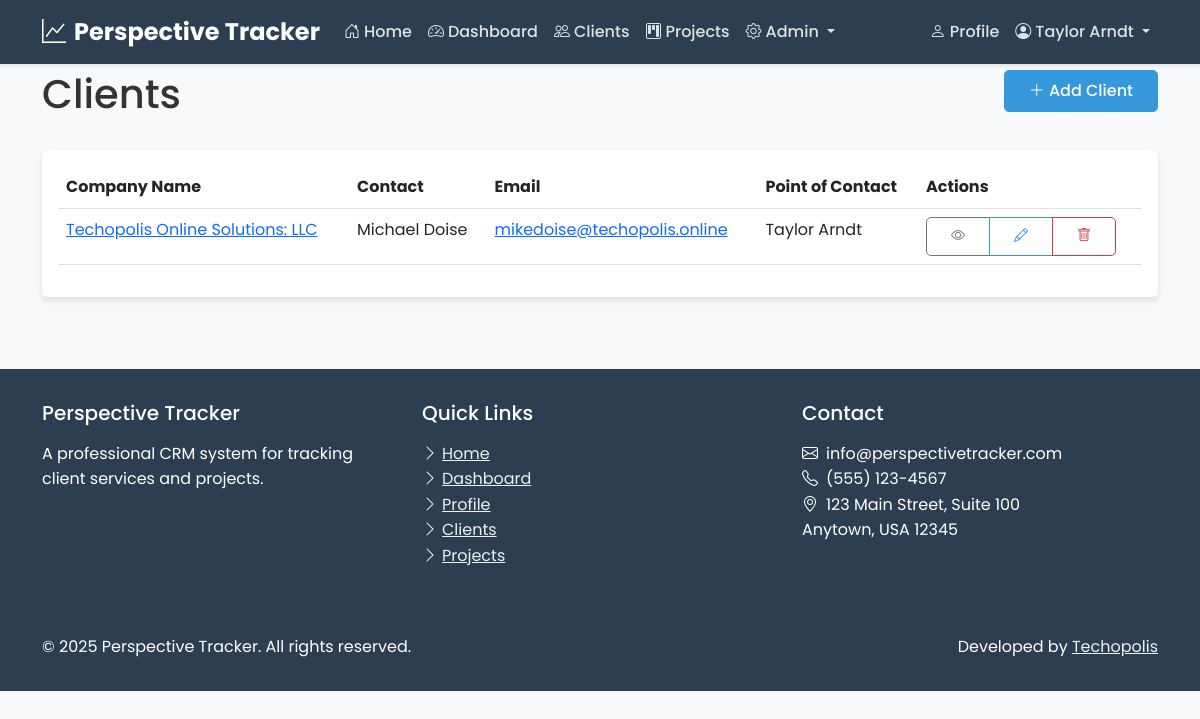
Page /clients/ (signed in) on the committed database.
### users/models.py (models this page shows, shortened)
class CustomUser(AbstractUser):
    username = None
    email = models.EmailField(unique=True)
    role = models.ForeignKey(Role, on_delete=models.CASCADE, null=True, blank=True)
    profile_picture = models.ImageField(upload_to='profile_pics/', null=True, blank=True)
    bio = models.TextField(max_length=500, blank=True)
    phone_number = models.CharField(max_length=20, blank=True)
    job_title = models.CharField(max_length=100, blank=True)
    USERNAME_FIELD = 'email'
    REQUIRED_FIELDS = []
    objects = CustomUserManager()

### clients/models.py (models this page shows, shortened)
class Client(models.Model):
    company_name = models.CharField(max_length=255)
    contact_name = models.CharField(max_length=255)
    email = models.EmailField()
    website = models.URLField(blank=True, null=True)
    point_of_contact = models.ForeignKey(
        settings.AUTH_USER_MODEL,
        on_delete=models.SET_NULL,
        null=True,
        related_name='clients_as_poc'
    )
    created_at = models.DateTimeField(auto_now_add=True)
    updated_at = models.DateTimeField(auto_now=True)
    class Meta:
        ordering = ['company_name']

### clients/views.py (the view, shortened to what this page needs)
# urls.py: path('', views.client_list, name='client_list'),
@login_required
def client_list(request):
    if request.user.is_superuser or (request.user.role and request.user.role.name in ['admin', 'staff']):
        clients = Client.objects.all()
    elif request.user.role and request.user.role.name == 'client':
        return HttpResponseForbidden("Clients cannot access the client list.")
    staff_users = CustomUser.objects.filter(
        Q(role__name=Role.ADMIN) | Q(role__name=Role.STAFF) | Q(is_superuser=True)
    )
    return render(request, 'clients/client_list.html', {
        'clients': clients,
        'staff_users': staff_users
    })

### clients/templates/clients/client_list.html (shortened to what this page needs)
{% extends 'users/base.html' %}
{% block content %}
<div class="container">
    <div class="row mb-4">
        <div class="col-md-8">
            <h1>Clients</h1>
        </div>
        <div class="col-md-4 text-end">
            {% if user.is_superuser or user.role.name == 'admin' or user.role.name == 'staff' %}
                <button type="button" class="btn btn-primary" data-bs-toggle="modal" data-bs-target="#addClientModal">
                    <i class="bi bi-plus-lg" aria-hidden="true"></i> Add Client
                </button>
            {% endif %}
        </div>
    </div>
    <div class="row">
        <div class="col-md-12">
            <div class="card">
                <div class="card-body">
                    {% if clients %}
                        <div class="table-responsive">
                            <table class="table table-hover">
                                <thead>
                                    <tr>
                                        <th scope="col">Company Name</th>
                                        <th scope="col">Contact</th>
                                        <th scope="col">Email</th>
                                        <th scope="col">Point of Contact</th>
                                        <th scope="col">Actions</th>
                                    </tr>
                                </thead>
                                <tbody>
                                    {% for client in clients %}
                                        <tr>
                                            <td>
                                                <a href="{% url 'client_detail' client.pk %}">
                                                    {{ client.company_name }}
                                                </a>
                                            </td>
                                            <td>{{ client.contact_name }}</td>
                                            <td>
                                                <a href="mailto:{{ client.email }}">{{ client.email }}</a>
                                            </td>
                                            <td>
                                                {% if client.point_of_contact %}
                                                    {{ client.point_of_contact.first_name }} {{ client.point_of_contact.last_name }}
                                                {% else %}
                                                    <span class="text-muted">Not assigned</span>
                                                {% endif %}
                                            </td>
                                            <td>
                                                <div class="btn-group" role="group" aria-label="Actions for {{ client.company_name }}">
                                                    <a href="{% url 'client_detail' client.pk %}" class="btn btn-sm btn-outline-secondary">
                                                        <i class="bi bi-eye" aria-hidden="true"></i>
                                                    </a>
                                                    {% if user.is_superuser or user.role.name == 'admin' or user.role.name == 'staff' %}
                                                        <button type="button" class="btn btn-sm btn-outline-primary edit-client-btn"
                                                                data-bs-toggle="modal" data-bs-target="#editClientModal"
                                                                data-client-id="{{ client.pk }}"
                                                                data-client-company="{{ client.company_name }}"
                                                                data-client-contact="{{ client.contact_name }}"
                                                                data-client-email="{{ client.email }}"
                                                                data-client-website="{{ client.website|default:'' }}"
                                                                data-client-poc="{{ client.point_of_contact.pk|default:'' }}">
                                                            <i class="bi bi-pencil" aria-hidden="true"></i>
                                                        </button>
                                                    {% endif %}
                                                    {% if user.is_superuser or user.role.name == 'admin' %}
                                                        <button type="button" class="btn btn-sm btn-outline-danger delete-client-btn"
                                                                data-bs-toggle="modal" data-bs-target="#deleteClientModal"
                                                                data-client-id="{{ client.pk }}"
                                                                data-client-name="{{ client.company_name }}">
                                                            <i class="bi bi-trash" aria-hidden="true"></i>
                                                        </button>
                                                    {% endif %}
                                                </div>
                                            </td>
                                        </tr>
                                    {% endfor %}
                                </tbody>
                            </table>
                        </div>
                    {% endif %}
                </div>
            </div>
        </div>
    </div>
</div>
{% endblock %}

### users/templates/users/base.html (shortened to what this page needs)
<!DOCTYPE html>
<html lang="en">
<head>
    <link href="https://cdn.jsdelivr.net/npm/bootstrap@5.3.0-alpha1/dist/css/bootstrap.min.css" rel="stylesheet">
    <link rel="stylesheet" href="https://cdn.jsdelivr.net/npm/bootstrap-icons@1.10.3/font/bootstrap-icons.css">
    <link rel="stylesheet" href="/static/css/style.css">
</head>
<body>
    <nav class="navbar navbar-expand-md navbar-dark fixed-top">
        <div class="container">
            <a class="navbar-brand" href="{% url 'home' %}">
                <i class="bi bi-graph-up me-2"></i>Perspective Tracker
            </a>
            <div class="collapse navbar-collapse" id="navbarNav">
                <ul class="navbar-nav me-auto">
                    <li class="nav-item">
                        <a class="nav-link {% if request.path == '/' %}active{% endif %}" href="{% url 'home' %}">
                            <i class="bi bi-house-door me-1"></i>Home
                        </a>
                    </li>
                    {% if user.is_authenticated %}
                        <li class="nav-item">
                            <a class="nav-link {% if '/dashboard/' in request.path %}active{% endif %}" href="{% url 'dashboard' %}">
                                <i class="bi bi-speedometer2 me-1"></i>Dashboard
                            </a>
                        </li>
                        {% if user.is_superuser or user.role.name == 'admin' or user.role.name == 'staff' %}
                            <li class="nav-item">
                                <a class="nav-link {% if '/clients/' in request.path %}active{% endif %}" href="{% url 'client_list' %}">
                                    <i class="bi bi-people me-1"></i>Clients
                                </a>
                            </li>
                            <li class="nav-item">
                                <a class="nav-link {% if '/projects/' in request.path %}active{% endif %}" href="{% url 'projects:project_list' %}">
                                    <i class="bi bi-kanban me-1"></i>Projects
                                </a>
                            </li>
                            {% if user.is_superuser or user.role.name == 'admin' %}
                            <li class="nav-item dropdown">
                                <a class="nav-link dropdown-toggle" href="#" id="adminDropdown" role="button" data-bs-toggle="dropdown" aria-expanded="false">
                                    <i class="bi bi-gear me-1"></i>Admin
                                </a>
                            </li>
                            {% endif %}
                        {% endif %}
                    {% endif %}
                </ul>
                <ul class="navbar-nav">
                    {% if user.is_authenticated %}
                        <li class="nav-item">
                            <a class="nav-link {% if '/profile/' in request.path %}active{% endif %}" href="{% url 'profile' %}">
                                <i class="bi bi-person me-1"></i>Profile
                            </a>
                        </li>
                        <li class="nav-item dropdown">
                            <a class="nav-link dropdown-toggle" href="#" id="navbarDropdown" role="button" data-bs-toggle="dropdown" aria-expanded="false">
                                <i class="bi bi-person-circle me-1"></i>{{ user.first_name }} {{ user.last_name }}
                            </a>
                        </li>
                    {% else %}
                        <li class="nav-item">
                            <a class="nav-link btn btn-outline-light btn-sm ms-2 px-3" href="{% url 'login' %}">
                                <i class="bi bi-box-arrow-in-right me-1"></i>Login
                            </a>
                        </li>
                    {% endif %}
                </ul>
            </div>
        </div>
    </nav>
    <main>
        {% block content %}{% endblock %}
    </main>
    <footer>
        <div class="container">
            <div class="row">
                <div class="col-md-4 mb-4 mb-md-0">
                    <h5 class="mb-3">Perspective Tracker</h5>
                    <p class="mb-0">A professional CRM system for tracking client services and projects.</p>
                </div>
                <div class="col-md-4 mb-4 mb-md-0">
                    <h5 class="mb-3">Quick Links</h5>
                    <ul class="list-unstyled">
                        <li><a href="{% url 'home' %}"><i class="bi bi-chevron-right me-1"></i>Home</a></li>
                        {% if user.is_authenticated %}
                            <li><a href="{% url 'dashboard' %}"><i class="bi bi-chevron-right me-1"></i>Dashboard</a></li>
                            <li><a href="{% url 'profile' %}"><i class="bi bi-chevron-right me-1"></i>Profile</a></li>
                            {% if user.is_superuser or user.role.name == 'admin' or user.role.name == 'staff' %}
                                <li><a href="{% url 'client_list' %}"><i class="bi bi-chevron-right me-1"></i>Clients</a></li>
                                <li><a href="{% url 'projects:project_list' %}"><i class="bi bi-chevron-right me-1"></i>Projects</a></li>
                            {% endif %}
                        {% else %}
                            <li><a href="{% url 'login' %}"><i class="bi bi-chevron-right me-1"></i>Login</a></li>
                        {% endif %}
                    </ul>
                </div>
                <div class="col-md-4">
                    <h5 class="mb-3">Contact</h5>
                    <ul class="list-unstyled">
                        <li><i class="bi bi-envelope me-2"></i>info@perspectivetracker.com</li>
                        <li><i class="bi bi-telephone me-2"></i>(555) 123-4567</li>
                        <li><i class="bi bi-geo-alt me-2"></i>123 Main Street, Suite 100<br>Anytown, USA 12345</li>
                    </ul>
                </div>
            </div>
            <hr class="mt-4 mb-4" style="border-color: rgba(255,255,255,0.1);">
            <div class="row justify-content-between align-items-center">
                <div class="col-md-6 text-center text-md-start">
                    <p class="mb-0">&copy; {% now "Y" %} Perspective Tracker. All rights reserved.</p>
                </div>
                <div class="col-md-6 text-center text-md-end">
                    <p class="mb-0">Developed by <a href="https://www.techopolis.courses/" target="_blank">Techopolis</a></p>
                </div>
            </div>
        </div>
    </footer>
</body>
</html>

### perspectivetracker/static/css/style.css (style rules this page uses)
:root { --primary-color: #2c3e50; --secondary-color: #3498db; --accent-color: #e74c3c; --light-color: #ecf0f1; --dark-color: #2c3e50; --success-color: #2ecc71; --warning-color: #f39c12; --danger-color: #e74c3c; --text-color: #333; --text-light: #7f8c8d; --border-radius: 5px; --box-shadow: 0 4px 6px rgba(0, 0, 0, 0.1); --transition: all 0.3s ease; }
body { font-family: 'Poppins', sans-serif; color: var(--text-color); line-height: 1.6; background-color: #f8f9fa; padding-top: 70px; }
.navbar { background-color: var(--primary-color) !important; box-shadow: 0 2px 4px rgba(0, 0, 0, 0.1); }
.navbar-brand { font-weight: 700; font-size: 1.5rem; color: white !important; }
.navbar-dark .navbar-nav .nav-link { color: rgba(255, 255, 255, 0.85) !important; font-weight: 500; transition: var(--transition); }
.card { border: none; border-radius: var(--border-radius); box-shadow: var(--box-shadow); transition: var(--transition); margin-bottom: 1.5rem; }
.btn { font-weight: 500; border-radius: var(--border-radius); padding: 0.5rem 1.5rem; transition: var(--transition); }
.btn-primary { background-color: var(--secondary-color); border-color: var(--secondary-color); }
.btn-outline-primary { color: var(--secondary-color); border-color: var(--secondary-color); }
footer { background-color: var(--primary-color); color: white; padding: 2rem 0; margin-top: 3rem; }
footer a { color: var(--light-color); transition: var(--transition); }

### rows in the picture
CustomUser: first_name "Taylor", last_name "Arndt"
Client: company_name "Techopolis Online Solutions: LLC", contact_name "Michael Doise", email "mikedoise@techopolis.online", point_of_contact.first_name "Taylor", point_of_contact.last_name "Arndt"
